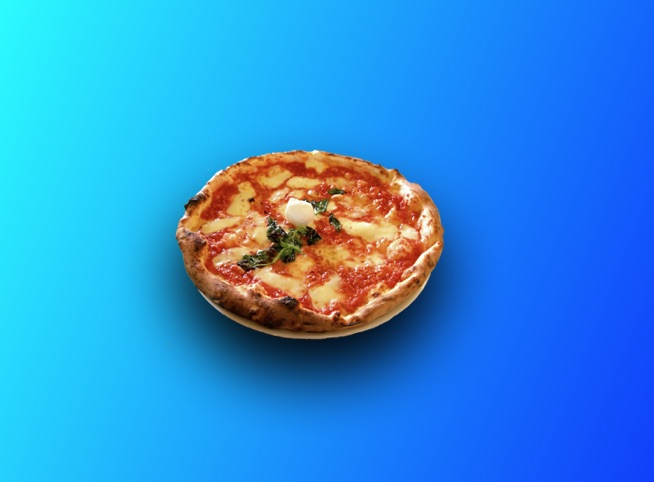
#> input picture chp1/pizza_bluescreen2.jpg, 654 x 482 px
$ jupyter execute --allow-errors codingabluescreen.ipynb   (shell and % lines are left out)
#> lines starting #> are read from the running program, lines starting #| are printed output that depends on the picture; after the words box and inside, x2 and y2 are one past the last pixel; in counts of white or black regions, pixels touching at a corner belong together
# Color Threshold, Blue Screen

### Import resources

[cell 1]
import matplotlib.pyplot as plt
import numpy as np
import cv2

### Read in and display images

[cell 2]
image = cv2.imread('pizza_bluescreen2.jpg')
#> image is the input picture: shape (482, 654, 3); mean B, G, R 219.3, 143.4, 46.2

# print out the type of image and its shape
print('Type of the image', type(image), 'shape:', image.shape)
#| Type of the image <class 'numpy.ndarray'> shape: (482, 654, 3)

[cell 3]

# make a copy of the image
image_copy= np.copy(image)
# change the color to RGB
image_copy = cv2.cvtColor(image_copy, cv2.COLOR_BGR2RGB)
# display using matplotlib
plt.imshow(image_copy)

### Define the color threshold

[cell 4]
# define lower and upper bound for the blue color
lower_blue = np.array([0, 0, 50])
upper_blue = np.array([50, 255, 255])

### Create a mask

[cell 5]
# Define the masked area
## this inRange function queries each pixel value to find if it falls with in the boundaries
mask = cv2.inRange(image_copy, lower_blue, upper_blue)
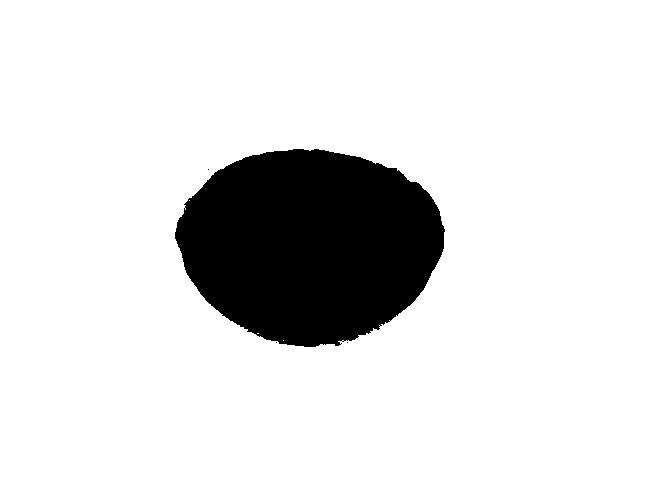
#> mask: shape (482, 654); 87.1% white; 4 black regions (3 under 20 px), largest, box (x1, y1, x2, y2) and area: (175, 149, 445, 347) 40554
## if it falls in this range, it turns those pixels to be white and the others to be 0(black)
## masking a binary operation?

# Visualize the mask
plt.imshow(mask, cmap = 'gray')

[cell 6]
#  mask the image to let the pizza to show through
masked_image = np.copy(image_copy)
# now all the pixels that are not black are the blue pixels
masked_image[mask != 0] = [0, 0, 0]
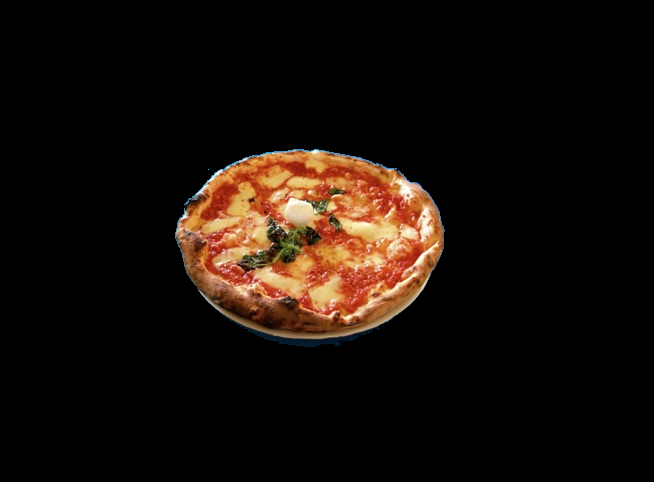
#> masked_image: shape (482, 654, 3); mean R, G, B 22.8, 14.4, 8.9
# display it !
plt.imshow(masked_image)

### Mask and add a background image

[cell 7]
# load in a background image and convert it to RGB
background_image = cv2.imread('space_background.jpg')
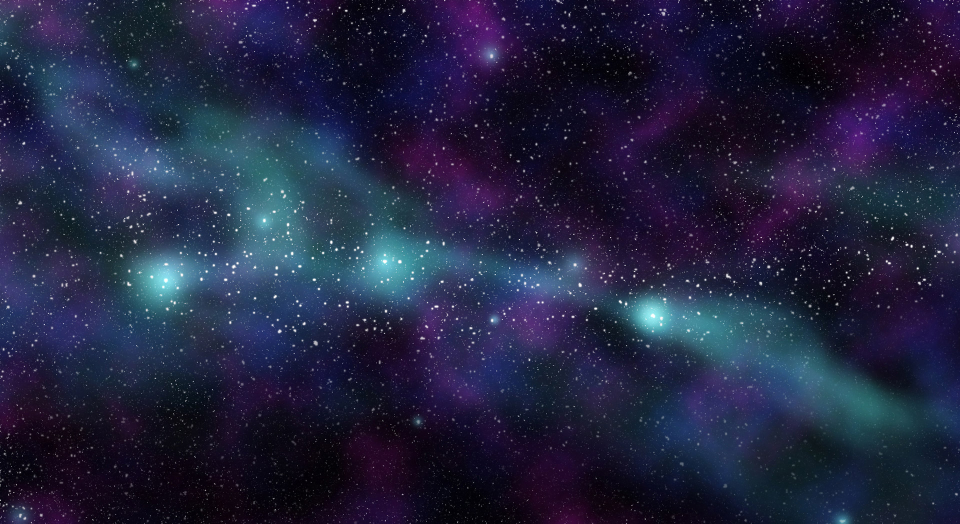
#> input picture chp1/space_background.jpg, 1920 x 1047 px (shown at 1/2 size)
#> background_image is the input picture: shape (1047, 1920, 3); mean B, G, R 64, 35.9, 33.2
background_image = cv2.cvtColor(background_image, cv2.COLOR_BGR2RGB)

# mask it to show area other than pizza, leaves it with dark pixels in the pizza area
background_image = background_image[0:514, 0:816]
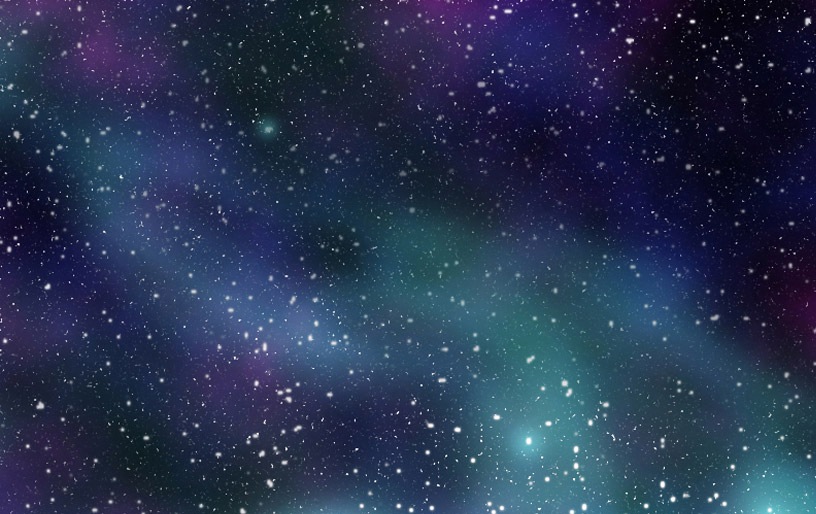
#> background_image: shape (514, 816, 3); mean R, G, B 38.4, 51.7, 80
#> (the rest of this cell did not finish here and is left out)
